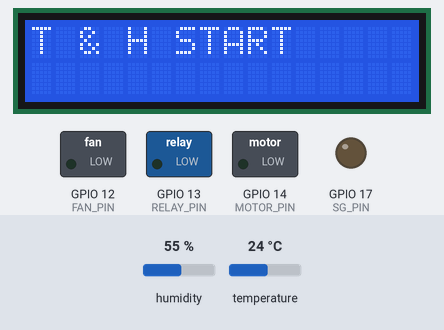
A sketch run on a simulated ESP32. On the bench: 16×2 character LCD, switched loads named in the sketch (green lamp = pin HIGH), output pins drawn as LEDs (lit = HIGH). The test bench sets the inputs (shaded band); at power-on: humidity 55 %, temperature 24 °C. WiFi joins after 1.5 s; servers stay silent unless stated.

Above: at 0.1 s.
3.3 s: humidity set to 53 %
At 6.4 s:
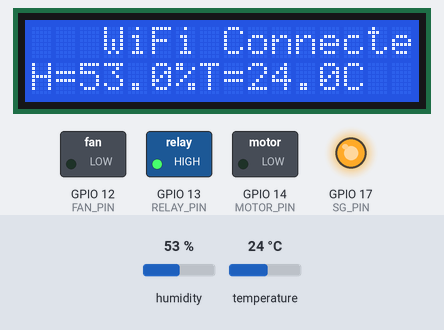
7.0 s: temperature set to 36.2 °C
At 9.4 s:
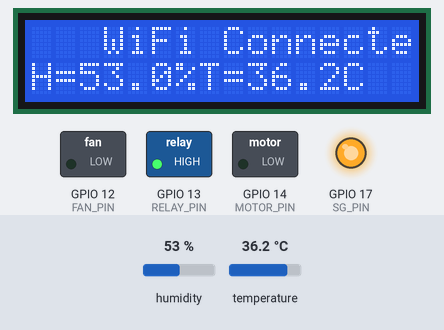
10.2 s: temperature set to 37.7 °C
At 11.7 s:
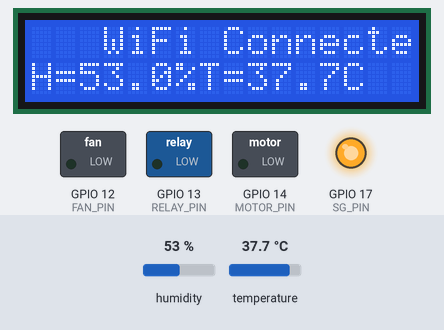
12.3 s: humidity set to 68 %
At 14.0 s:
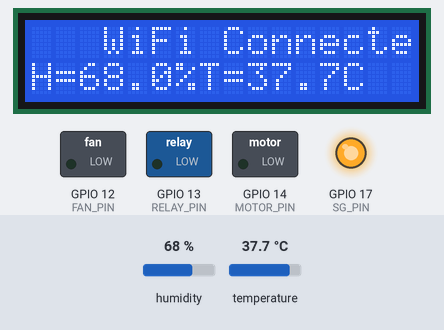
14.4 s: humidity set to 71 %
At 16.2 s:
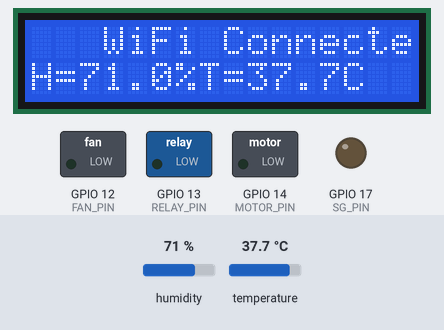
16.5 s: temperature set to 12 °C
At 18.6 s:
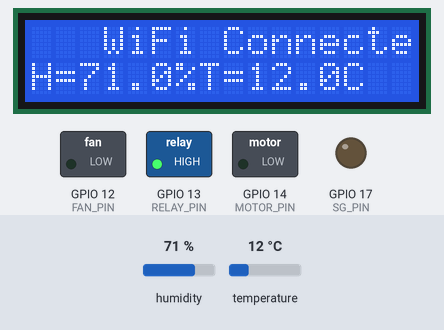
Timing chart, 0 to 19.7 s (numbered marks = the images above; inputs shaded):
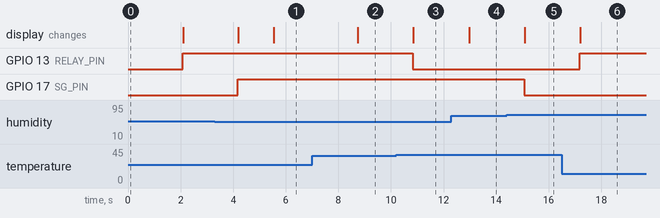

Measured:
- the behaviour switches between 55 and 54 % on humidity (found by bisection; images 0 and 1)
- the behaviour switches between 37 and 37.1 °C on temperature (found by bisection; images 2 and 3)
- the behaviour switches between 69 and 70 % on humidity (found by bisection; images 4 and 5)
- after the input at 3.3 s, GPIO 17 (SG_PIN): LOW → HIGH after 0.88 s; the display: first changes after 0.90 s (image 1 shows a later state)
- after the input at 7.0 s, the display: changes after 1.7 s (image 2)
- after the input at 10.2 s, GPIO 13 (RELAY_PIN): HIGH → LOW after 0.62 s; the display: changes after 0.65 s (image 3)
- after the input at 12.3 s, the display: changes after 0.67 s (image 4)
- after the input at 14.4 s, GPIO 17 (SG_PIN): HIGH → LOW after 0.66 s; the display: changes after 0.69 s (image 5)
- after the input at 16.5 s, GPIO 13 (RELAY_PIN): LOW → HIGH after 0.68 s; the display: changes after 0.71 s (image 6)

The sketch:

project_1.9.ino
```cpp
#include <LiquidCrystal_I2C.h>
#include "DHT.h"

#define DHTPIN 15
#define DHTTYPE DHT22
#define FAN_PIN 12
#define RELAY_PIN 13
#define MOTOR_PIN 14
#define SG_PIN 17
#define BLYNK_PRINT Serial
#define BLYNK_TEMPLATE_ID "TMPL647aEkQuW"
#define BLYNK_TEMPLATE_NAME "Temperature"
#define BLYNK_AUTH_TOKEN "rJ48qWtl4E5FAyIvqxAtx526IqOo3ZQ9"

#include <WiFi.h>
#include <WiFiClient.h>
#include <BlynkSimpleEsp32.h>
LiquidCrystal_I2C lcd(0x27, 16, 2);

char ssid[] = "Xiaomi 14T";
char pass[] = "51942511";

int M = 0, F = 0;
DHT dht(DHTPIN, DHTTYPE);
bool isConnected = false;

unsigned long lastDHTReadTime = 0;
unsigned long lastWiFiCheck = 0;
unsigned long lastFanMotorCheck = 0;
const long dhtInterval = 1000;
const long wifiCheckInterval = 5000;
const long fanMotorInterval = 1000;

void setup() {
    dht.begin();

    lcd.init();
    lcd.backlight();
    lcd.setCursor(0, 0);
    lcd.print("T & H START");
    delay(2000);
    lcd.clear();

    pinMode(RELAY_PIN, OUTPUT);
    pinMode(FAN_PIN, OUTPUT);
    pinMode(MOTOR_PIN, OUTPUT);
    pinMode(SG_PIN, OUTPUT);

    WiFi.begin(ssid, pass);
    Blynk.config(BLYNK_AUTH_TOKEN);
}

void loop() {
    checkWiFiConnection();
    readDHT();
    controlDevices();
    updateLCD();
    delay(500);

}

//  เช็คและเชื่อมต่อ WiFi ใหม่ ถ้าหลุด
void checkWiFiConnection() {
    unsigned long currentMillis = millis();
    if (currentMillis - lastWiFiCheck >= wifiCheckInterval) {
        lastWiFiCheck = currentMillis;

        if (WiFi.status() != WL_CONNECTED) {
            WiFi.disconnect();
            WiFi.begin(ssid, pass);
            isConnected = false;
        } else {
            if (!Blynk.connected()) {
                Blynk.connect();
            }
            isConnected = Blynk.connected();
        }
    }

    if (isConnected) {
        Blynk.run();
    }
}

//  อ่านค่าเซ็นเซอร์ DHT และส่งไปยัง Blynk
void readDHT() {
    unsigned long currentMillis = millis();
    if (currentMillis - lastDHTReadTime >= dhtInterval) {
        lastDHTReadTime = currentMillis;

        float h = dht.readHumidity();
        float t = dht.readTemperature();

            if (isConnected) {
                Blynk.virtualWrite(V0, t);
                Blynk.virtualWrite(V1, h);
            }
        }
    }


//  ควบคุมหลอดไฟ พัดลม มอเตอร์ ตัวทำความชื้น
void controlDevices() {
    float t = dht.readTemperature();
    float h = dht.readHumidity();

    if (h < 55.0) {
        digitalWrite(SG_PIN, HIGH);
    } else if (h >= 70.0) {
        digitalWrite(SG_PIN, LOW);
    }

    if (t < 36.3) {
        digitalWrite(RELAY_PIN, HIGH);
    } else if (t > 37.0) {
        digitalWrite(RELAY_PIN, LOW);
    }

    if (M >= 28800) {
        digitalWrite(MOTOR_PIN, HIGH);
        delay(1500);
        digitalWrite(MOTOR_PIN, LOW);
        M = 0;
    }

    if (F >= 4000) {
        digitalWrite(FAN_PIN, HIGH);
        delay(3000);
        digitalWrite(FAN_PIN, LOW);
        F = 0;
    }

    M++;
    F++;
}


//  อัปเดตจอ LCD
void updateLCD() {
    float h = dht.readHumidity();
    float t = dht.readTemperature();


    lcd.setCursor(3, 0);
    lcd.print(isConnected ? "WiFi Connected" : "No WiFi");
    lcd.setCursor(0, 1);
    lcd.print("H="); lcd.print(h, 1); lcd.print("%");
    lcd.setCursor(7, 1);
    lcd.print("T="); lcd.print(t, 1); lcd.print("C");

}
```
